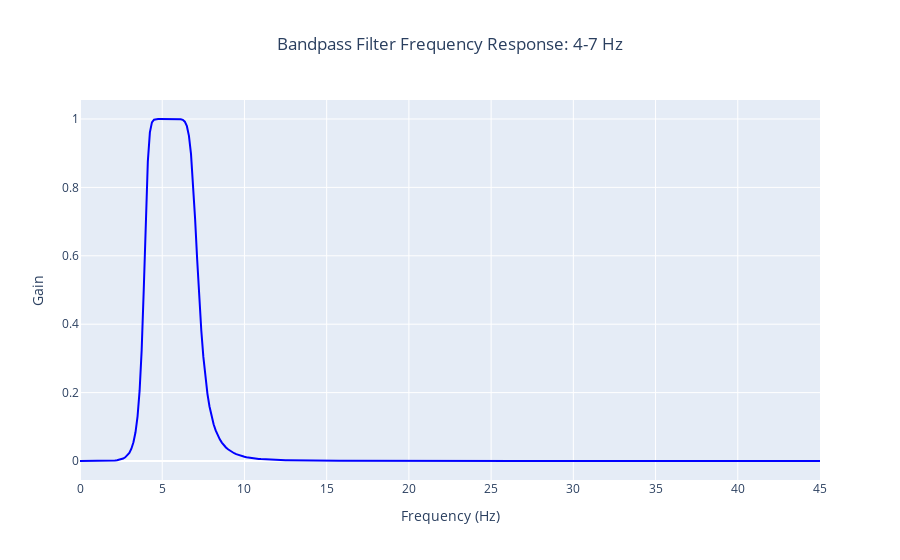

The cell this chart's notebook holds for it:
### Markdown cell above
In addition to exhibiting lower power in the alpha band when compared to healthy patients, according to studies, individuals with Alzheimer's disease also show an increase in power in the theta band.
https://pubmed.ncbi.nlm.nih.gov/21744210/

### Code cell
plot_psd_comparison(ad_channel_1, control_channel_1, fs, nperseg, 4, 7, "Fp1", "Theta", True)

### Figure 1 — Plotly figure (JSON) as saved in the notebook; plotly's stock layout.template omitted (floating-point values rounded to 4 significant figures; data arrays with more than 128 entries replaced by an {"elided": "..."} marker saying what was removed)
{"data": [{"line": {"color": "blue"}, "mode": "lines", "name": "Filter Response", "type": "scatter", "x": {"elided": "2000 float values"}, "y": {"elided": "2000 float values"}}], "layout": {"title": {"text": "Bandpass Filter Frequency Response: 4-7 Hz", "x": 0.5, "xanchor": "center"}, "xaxis": {"range": [0, 45], "title": {"text": "Frequency (Hz)"}}, "yaxis": {"title": {"text": "Gain"}}}}
